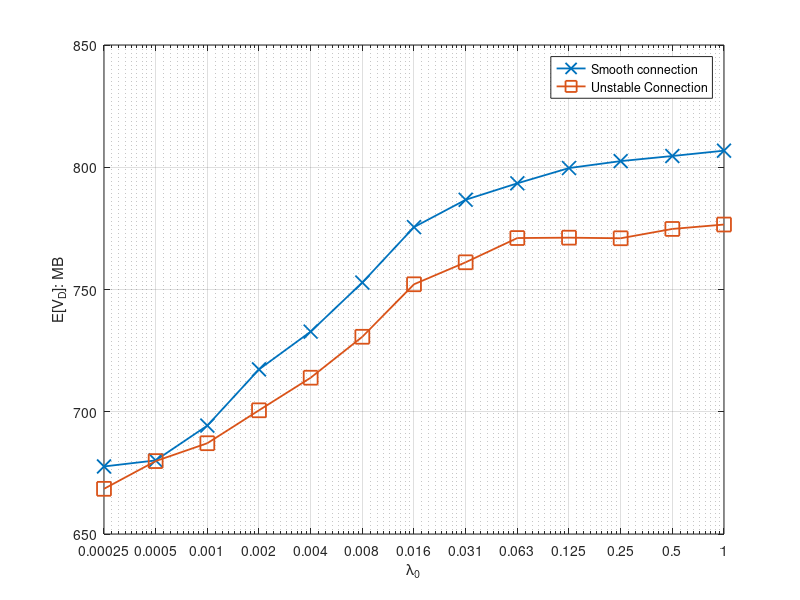

MATLAB code for this plot:
%% File size
%N=10000
%x_label =[0	1	2	3	4	5	6	7	8	9	10	11	12	13	14	15	16	17	18	20	21	22	23	24	26]
%N=50000
%x_label =[0	1	2	3	4	5	6	7	8	9	10	11	12	13	14	15	16	17	18	19	20	21	22	23	24	26	27	29]
%N=100000
%x_label =[0.5	1	1.5	2	2.5	3	3.5	4	4.5	5	5.5	6	6.5	7	7.5	8	8.5	9	9.5	10]

x_label =[0.000244141	0.000488281	0.000976563	0.001953125	0.00390625	0.0078125	0.015625	0.03125	0.0625	0.125	0.25	0.5	1]


%% for DeadlinMissRatio

%Miss ratio
%y_11 = [0.572	0.572	0.5444	0.512	0.484	0.4445	0.4065	0.3922	0.3825	0.371	0.3692	0.3685	0.3652]
%y_12 = [0.5781	0.5629	0.5523	0.5291	0.5074	0.4795	0.4465	0.431	0.4205	0.4152	0.4183	0.4053	0.4063]


%E[V_O]
%y_11 = [32.820535	56.833681	91.997035	146.394787	207.169572	275.851571	336.141653	375.739675	400.950964	415.659303	423.289041	427.520309	430.443866]
%y_12 = [20.96214	39.575061	62.99136	100.370588	145.140656	197.140997	245.132672	277.850897	299.178415	309.410198	314.397116	318.72496	321.452193]


%E[V_D]
y_11 = [677.623876	680.096509	694.344305	717.323455	732.766276	752.844871	775.511806	786.698088	793.433634	799.673047	802.510488	804.597283	806.779131]
y_12 = [668.477822	679.821012	687.127409	700.594713	713.921026	730.666464	752.139574	761.133963	771.049529	771.200067	770.952143	774.769914	776.57044]



i = i+1;
figure(i)

semilogx(x_label,y_11,'-x', 'MarkerSize',10, 'LineWidth',1.3)
hold on
semilogx(x_label,y_12,'-s', 'MarkerSize',10, 'LineWidth',1.3)
hold on
%plot(x_label,y_21,'-+', 'MarkerSize',10, 'LineWidth',1.3)
%hold on
%plot(x_label,y_22,'-^', 'MarkerSize',10, 'LineWidth',1.3)
%hold on
%plot(x_label,y_31,'-d', 'MarkerSize',10, 'LineWidth',1.3)
%hold on
%plot(x_label,y_32,'-o', 'MarkerSize',10, 'LineWidth',1.3)
%hold on

%ylabel('P_{miss}')
%ylabel('E[V_0]: MB')
ylabel('E[V_D]: MB')
%xlabel('E[t_0]:')
xlabel('\lambda_0')


%xticklabels({'62.5','125','250','500','1000','2000','4000','8000'});
%xticklabels({'10','20','40','80','160','320','640','1280'});
%xticklabels({'50','100','150','200','250','300','350','400'});
%xticklabels({'1',	'0.5',	'0.2',	'0.1',	'0.05',	'0.025',	'0.016666667',	'0.008333333',	'0.006666667',	'0.003333333',	'0.001666667'	,'0.000833333',	'0.000416667'});
xticklabels({'0.00025',	'0.0005',	'0.001',	'0.002',	'0.004',	'0.008',	'0.016',	'0.031',	'0.063',	'0.125',	'0.25',	'0.5',	'1'});




												
xlim([0.000244141, 1]);

%xticklabels({'0',	'1',	'2',	'3',	'4','5',	'6',	'7',	'8',	'9',	'10',	'11',	'12',	'13',	'14',	'15',	'16',	'17'	,'18'	,'20'	,'21'	,'22',	'23',	'24',	'26'});
set(gca, 'XTick', x_label);
%set(gca,'xticklabel',num2str(get(gca,'XTick')','%.4f'))
%legend({'F=200','F=500','F=1000'},'NumColumns',1);
legend({'Smooth connection','Unstable Connection'},'NumColumns',1);

hold off;
grid on;